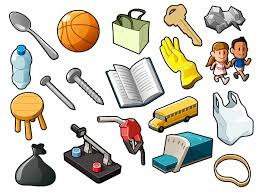
#> input picture disp_labs/stdimgs/objects.jpeg, 259 x 194 px
$ python 5_practice.py
#> lines starting #> are read from the running program, lines starting #| are printed output that depends on the picture; after the words box and inside, x2 and y2 are one past the last pixel; in counts of white or black regions, pixels touching at a corner belong together
import numpy as np
import matplotlib.pyplot as plt
from PIL import Image


def load_grayscale_image(image_path):
    """Load an image and convert it to grayscale numpy array"""
#> called with image_path = 'stdimgs/objects.jpeg'
    img = Image.open(image_path).convert("L")
    return np.array(img)


def manual_convolution(image, kernel):
    """Apply convolution manually using loops"""
    # Get dimensions
    img_height, img_width = image.shape
#> img_height = 194; img_width = 259
    kernel_height, kernel_width = kernel.shape

    # Calculate padding size
    pad_h = kernel_height // 2
    pad_w = kernel_width // 2

    # Create output array with same dimensions as input
    output = np.zeros_like(image, dtype=np.float64)

    # Pad the input image
    padded_image = np.pad(image, ((pad_h, pad_h), (pad_w, pad_w)), mode="reflect")

    # Perform convolution
    for i in range(img_height):
        for j in range(img_width):
            # Extract the region of interest
            region = padded_image[i : i + kernel_height, j : j + kernel_width]
            # Apply the kernel
            output[i, j] = np.sum(region * kernel)

    return output


def manual_sobel(image):
    """Apply Sobel edge detection manually"""
    # Define Sobel kernels
    sobel_x = np.array([[-1, 0, 1], [-2, 0, 2], [-1, 0, 1]])

    sobel_y = np.array([[-1, -2, -1], [0, 0, 0], [1, 2, 1]])

    # Apply both kernels
    gradient_x = manual_convolution(image, sobel_x)
    gradient_y = manual_convolution(image, sobel_y)

    # Calculate gradient magnitude
    gradient_magnitude = np.sqrt(gradient_x**2 + gradient_y**2)

    # Normalize to 0-255
    gradient_magnitude = gradient_magnitude * 255.0 / np.max(gradient_magnitude)

    return gradient_magnitude.astype(np.uint8)


def manual_prewitt(image):
    """Apply Prewitt edge detection manually"""
    # Define Prewitt kernels
    prewitt_x = np.array([[-1, 0, 1], [-1, 0, 1], [-1, 0, 1]])

    prewitt_y = np.array([[-1, -1, -1], [0, 0, 0], [1, 1, 1]])

    # Apply both kernels
    gradient_x = manual_convolution(image, prewitt_x)
    gradient_y = manual_convolution(image, prewitt_y)

    # Calculate gradient magnitude
    gradient_magnitude = np.sqrt(gradient_x**2 + gradient_y**2)

    # Normalize to 0-255
    gradient_magnitude = gradient_magnitude * 255.0 / np.max(gradient_magnitude)

    return gradient_magnitude.astype(np.uint8)


def manual_gaussian_blur(image, kernel_size=5, sigma=1.0):
    """Apply Gaussian blur manually"""
    # Create Gaussian kernel
    k = kernel_size // 2
    x, y = np.mgrid[-k : k + 1, -k : k + 1]
    kernel = np.exp(-(x**2 + y**2) / (2 * sigma**2))
    kernel = kernel / kernel.sum()

    # Apply convolution
    return manual_convolution(image, kernel)


def manual_canny(image, low_threshold=50, high_threshold=150):
    """Apply Canny edge detection manually"""
    # Step 1: Apply Gaussian blur
    blurred = manual_gaussian_blur(image)

    # Step 2: Calculate gradient magnitude and direction using Sobel
    sobel_x = np.array([[-1, 0, 1], [-2, 0, 2], [-1, 0, 1]])
    sobel_y = np.array([[-1, -2, -1], [0, 0, 0], [1, 2, 1]])

    gradient_x = manual_convolution(blurred, sobel_x)
#> in manual_convolution (call 6), `padded_image = np.pad(image, ((pad_h, pad_h), (pad_w, pad_w)), mode="r..`:
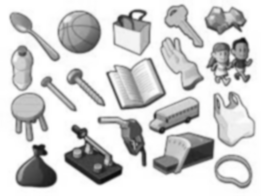
#> padded_image: shape (196, 261) float64; min 11.09, max 255, mean 207.9
#> after the loop in manual_convolution (call 6), `for i in range(img_height):`:
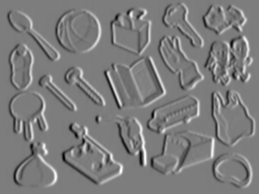
#> output: shape (194, 259) float64; min -597.3, max 620, mean 0; drawn with min black and max white
    gradient_y = manual_convolution(blurred, sobel_y)
#> after the loop in manual_convolution (call 7), `for i in range(img_height):`:
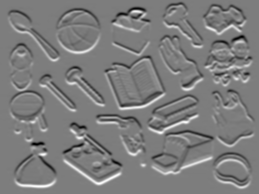
#> output: shape (194, 259) float64; min -596.2, max 617.6, mean 0; drawn with min black and max white

    gradient_magnitude = np.sqrt(gradient_x**2 + gradient_y**2)
    gradient_direction = np.arctan2(gradient_y, gradient_x) * 180 / np.pi
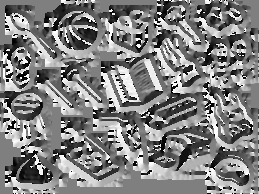
#> gradient_direction: shape (194, 259) float64; min -180, max 180, mean 2.1; drawn with min black and max white

    # Normalize gradient magnitude to 0-255
    gradient_magnitude = gradient_magnitude * 255.0 / np.max(gradient_magnitude)
    gradient_magnitude = gradient_magnitude.astype(np.uint8)

    # Step 3: Non-maximum suppression
    height, width = gradient_magnitude.shape
#> height = 194; width = 259
    suppressed = np.zeros_like(gradient_magnitude)

    for i in range(1, height - 1):
        for j in range(1, width - 1):
            # Get the angle and round to one of four directions (0, 45, 90, 135)
            angle = gradient_direction[i, j]
            if angle < 0:
                angle += 180

            # Check if pixel is a local maximum in the gradient direction
            if (0 <= angle < 22.5) or (157.5 <= angle <= 180):
                # Horizontal direction
                if (
                    gradient_magnitude[i, j] >= gradient_magnitude[i, j - 1]
                    and gradient_magnitude[i, j] >= gradient_magnitude[i, j + 1]
                ):
                    suppressed[i, j] = gradient_magnitude[i, j]
            elif 22.5 <= angle < 67.5:
                # Diagonal (top-right to bottom-left)
                if (
                    gradient_magnitude[i, j] >= gradient_magnitude[i - 1, j + 1]
                    and gradient_magnitude[i, j] >= gradient_magnitude[i + 1, j - 1]
                ):
                    suppressed[i, j] = gradient_magnitude[i, j]
            elif 67.5 <= angle < 112.5:
                # Vertical direction
                if (
                    gradient_magnitude[i, j] >= gradient_magnitude[i - 1, j]
                    and gradient_magnitude[i, j] >= gradient_magnitude[i + 1, j]
                ):
                    suppressed[i, j] = gradient_magnitude[i, j]
            else:
                # Diagonal (top-left to bottom-right)
                if (
                    gradient_magnitude[i, j] >= gradient_magnitude[i - 1, j - 1]
                    and gradient_magnitude[i, j] >= gradient_magnitude[i + 1, j + 1]
                ):
                    suppressed[i, j] = gradient_magnitude[i, j]
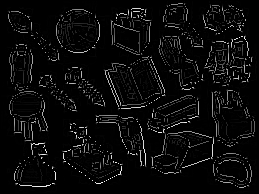
#> suppressed: shape (194, 259); min 0, max 255, mean 11.2

    # Step 4: Double threshold and hysteresis
    result = np.zeros_like(suppressed)

    # Strong edges
    strong_edges = suppressed >= high_threshold
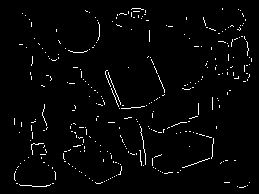
#> strong_edges: shape (194, 259) bool; 2.4% white in thin lines or dots, all inside (x1, y1, x2, y2) = (14, 8, 252, 188)
    # Weak edges
    weak_edges = (suppressed >= low_threshold) & (suppressed < high_threshold)
#> weak_edges: shape (194, 259) bool; 5.8% white in thin lines or dots

    # Initialize result with strong edges
    result[strong_edges] = 255

    # Find connected weak edges
    for i in range(1, height - 1):
        for j in range(1, width - 1):
            if weak_edges[i, j]:
                # Check 8-connected neighbors
                if result[i - 1 : i + 2, j - 1 : j + 2].max() == 255:
                    result[i, j] = 255
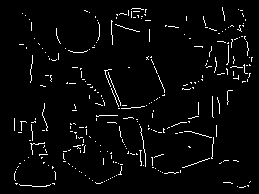
#> result: shape (194, 259); 3.4% white in thin lines or dots, all inside (x1, y1, x2, y2) = (14, 7, 253, 188)

    return result


def apply_manual_edge_detection(image_path):
    """Apply manual edge detection techniques and display results"""
    # Load image
    image = load_grayscale_image(image_path)

    # Apply edge detection techniques
    sobel_edges = manual_sobel(image)
    prewitt_edges = manual_prewitt(image)
    canny_edges = manual_canny(image)

    # Display results
    plt.figure(figsize=(15, 10))

    plt.subplot(2, 2, 1)
    plt.title("Original Image")
    plt.imshow(image, cmap="gray")
    plt.axis("off")

    plt.subplot(2, 2, 2)
    plt.title("Manual Sobel Operator")
    plt.imshow(sobel_edges, cmap="gray")
    plt.axis("off")

    plt.subplot(2, 2, 3)
    plt.title("Manual Prewitt Operator")
    plt.imshow(prewitt_edges, cmap="gray")
    plt.axis("off")

    plt.subplot(2, 2, 4)
    plt.title("Manual Canny Edge Detector")
    plt.imshow(canny_edges, cmap="gray")
    plt.axis("off")

    plt.tight_layout()
    plt.show()

    return {
        "original": image,
        "sobel": sobel_edges,
        "prewitt": prewitt_edges,
        "canny": canny_edges,
    }


# Example usage
if __name__ == "__main__":
    # Replace with the path to your image
    image_path = "stdimgs/objects.jpeg"
    results = apply_manual_edge_detection(image_path)
#> results = 4 items

$ run again, with disp_labs/stdimgs/HappyFish.jpg copied over disp_labs/stdimgs/objects.jpeg
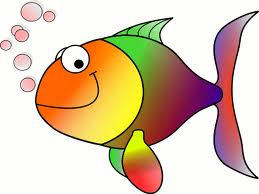
#> input picture disp_labs/stdimgs/HappyFish.jpg, 259 x 194 px
#> padded_image: shape (198, 263)
#> padded_image: shape (196, 261) float64
#> after the loop in manual_convolution (call 7), `for i in range(img_height):`:
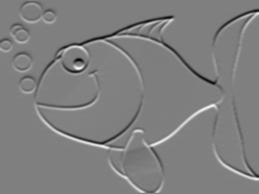
#> output: shape (194, 259) float64; min -618.8, max 615.6, mean -0.3; drawn with min black and max white
#> strong_edges: shape (194, 259) bool; 1.6% white in thin lines or dots, all inside (x1, y1, x2, y2) = (34, 10, 258, 192)
#> weak_edges: shape (194, 259) bool; 2.2% white in thin lines or dots
#> after the loop in manual_canny, `for i in range(1, height - 1):`:
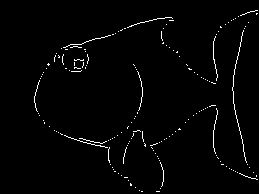
#> result: shape (194, 259); 1.8% white in thin lines or dots, all inside (x1, y1, x2, y2) = (34, 10, 258, 192)
#> results = 4 items
